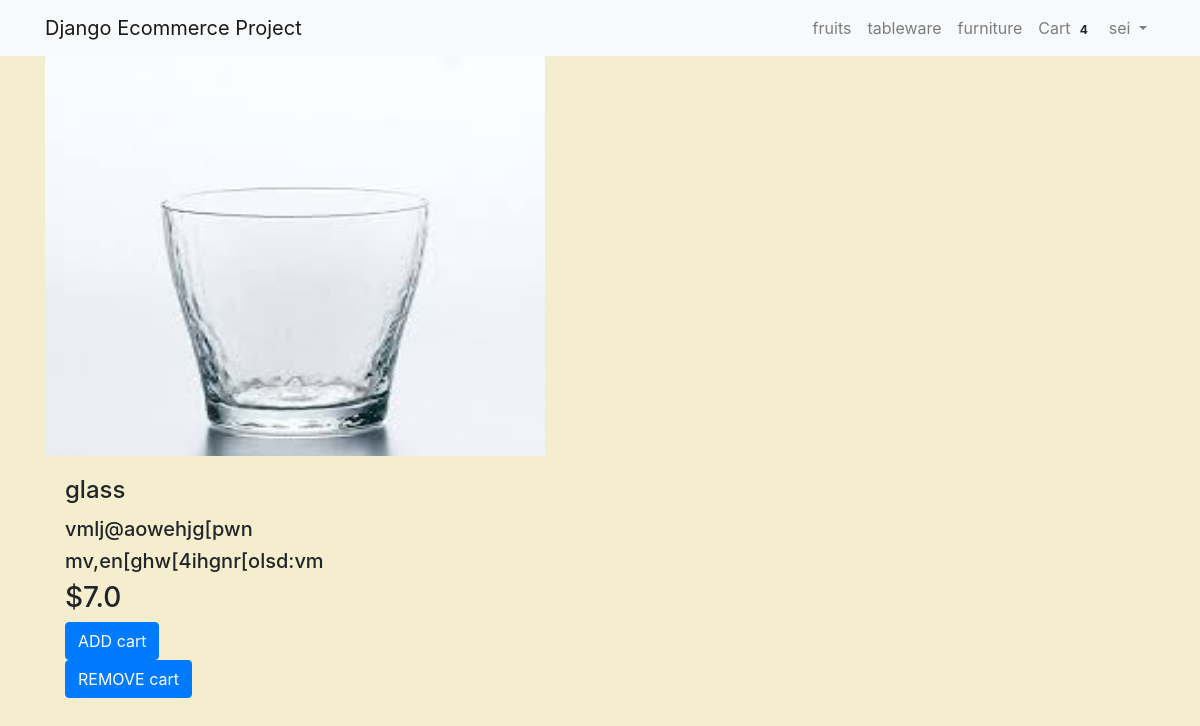
Page /detail/glass (signed in) on the committed database.
### cart/models.py (models this page shows, shortened)
class Order(models.Model):
    orderitems  = models.ManyToManyField(Cart)
    user = models.ForeignKey(User, on_delete=models.CASCADE)
    ordered = models.BooleanField(default=False)
    created = models.DateTimeField(auto_now_add=True)

### products/models.py (models this page shows, shortened)
class Product(models.Model):
    mainimage=models.ImageField(upload_to='product/',blank=True)
    name=models.CharField(max_length=50)
    slug=models.SlugField()
    category=models.ForeignKey(Category,on_delete=models.CASCADE)
    preview_text=models.TextField(max_length=200, verbose_name='Preview Text')
    detail_text=models.TextField(max_length=200, verbose_name='Detail Text')
    price=models.FloatField()

### products/views.py (the view)
# urls.py: path('detail/<slug>',ProductDetail.as_view(),name='detail'),
class ProductDetail(LoginRequiredMixin,DetailView):
    model=Product

### cart/templatetags/cart_tag.py (called while the page is built)
@register.filter
def cart_total(user):
    order = Order.objects.filter(user=user, ordered=False)
    if order.exists():
    	return order[0].orderitems.count()
    else:
    	return 0

### products/templates/products/product_detail.html
{% extends "products/base.html" %}
{% block content %}
<div class="container">
        <div class="row">
                   <div class="col-md-4 col-lg-3">
               <img class="card-img-top"  src="/media/{{ object.mainimage }}" style="width: 500px; height: 400px;">
               <div class="card-body">
                 <h4 class="card-title">{{product.name}}</h4>
                 <h5>{{product.preview_text}}</h5>
                 <h5>{{product.detail_text}}</h5>
                 <h3>${{product.price}}</h3>
                 <a href="/cart/{{product.slug}}" class="btn btn-primary">ADD cart</a>
                 <a href="#" class="btn btn-primary">REMOVE cart</a>
        </div>
</div>
{% endblock %}

### products/templates/products/naver.html (shortened to what this page needs)
{%load cart_tag %}
<nav class="navbar navbar-expand-lg navbar-light bg-light">
    <div class="container">
    <a class="navbar-brand" href="/">Django Ecommerce Project</a>
    <div class="collapse navbar-collapse" id="navbarNav">
      <ul class="navbar-nav ml-auto">
        <li {% if request.path == 'contact' %}class="nav-item active"{% else %}class="nav-item"{% endif %}>
          <a class="nav-link" href="#">fruits <span class="sr-only">(current)</span></a>
        </li>
        <li class="nav-item">
          <a class="nav-link" href="#">tableware</a>
        </li>
        <li class="nav-item">
          <a class="nav-link" href="#">furniture</a>
        </li>
        {% if request.user.is_authenticated %}
        <li class="nav-item">
          <a class="nav-link" href="{% url 'mainapp:cart-home' %}">
             Cart
            <span class="badge badge-light">{{ request.user| cart_total }}</span>
          </a>
      </li>
        <li class="nav-item dropdown">
          <a class="nav-link dropdown-toggle" href="#" id="navbarDropdown" role="button" data-toggle="dropdown" aria-haspopup="true" aria-expanded="false">
             {{ request.user.username }}
          </a>
        </li>
        {% else %}
         <li class="nav-item">
             <a class="btn btn-primary" href="/accounts/login/">login / register</a>
        </li>
        {% endif %}
      </ul>
    </div>
    </div>
  </nav>

### rows in the picture
Product: mainimage (picture), name "glass", preview_text "vmlj@aowehjg[pwn", detail_text "mv,en[ghw[4ihgnr[olsd:vm", price "7.0"

### other values in the picture
{{ request.user| cart_total }} "4"
{{ request.user.username }} "sei"
